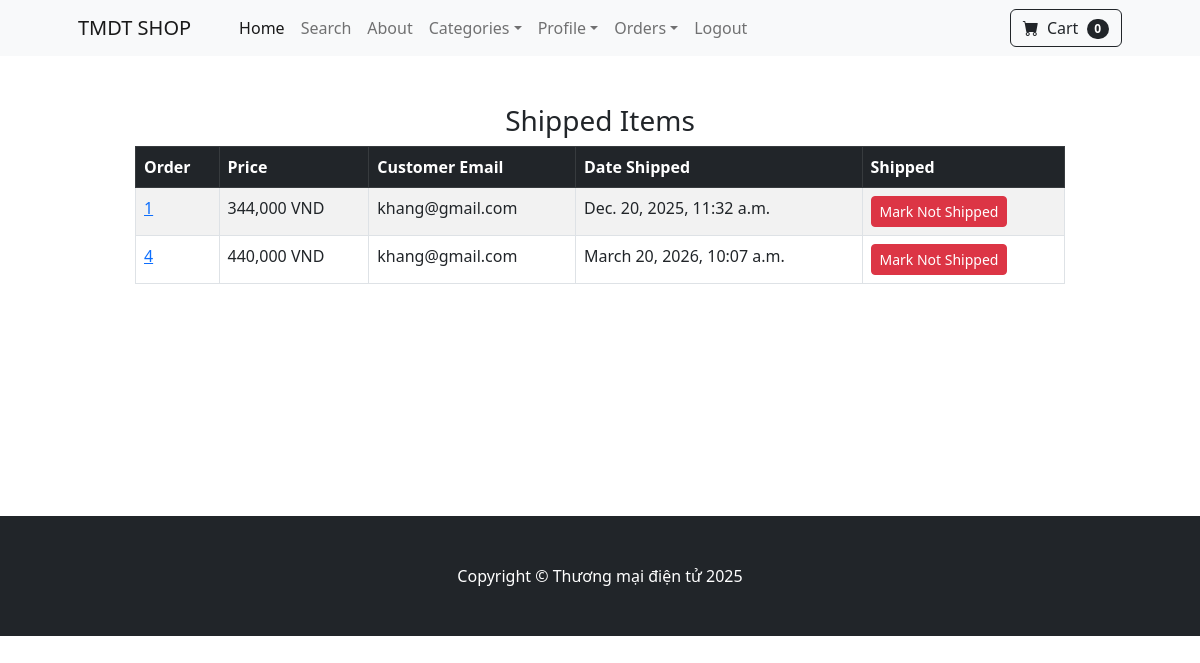
The page /payment/shipped_dash (signed in) on the database its author committed.
### payment/models.py (models this page shows, shortened)
class Order(models.Model):
    user = models.ForeignKey(User, on_delete=models.CASCADE, null=True, blank=True)
    full_name = models.CharField(max_length=250)
    email = models.EmailField(max_length=250)
    shipping_address = models.TextField(max_length=150000)
    amount_paid = models.DecimalField(max_digits=10, decimal_places=0)
    date_ordered = models.DateTimeField(auto_now_add=True)
    shipped = models.BooleanField(default=False)
    date_shipped = models.DateTimeField(blank=True, null=True)

### payment/views.py (the view, shortened to what this page needs)
# urls.py: path('shipped_dash', views.shipped_dash, name='shipped_dash'),
def shipped_dash(request):
    if request.user.is_authenticated and request.user.is_superuser:
        orders = Order.objects.filter(shipped=True)
        return render(request, "payment/shipped_dash.html", {"orders":orders})
    else:
        messages.success(request, "Access Denied!")
        return redirect('home')

### cart/cart.py (called while the page is built)
    def __len__(self):
        return len(self.cart)

### cart/context_processors.py (called while the page is built)
def cart(request):
    return {'cart':Cart(request)}

### payment/templates/payment/shipped_dash.html (shortened to what this page needs)
{% extends 'base.html' %}
{% block content %}
{% load humanize %}
<div class="container">
    <div class="row">
        <center>
            <div class="col-10">
                <br><br>
                <h3>Shipped Items</h3>
                <table class="table table-striped table-hover table-bordered">
                    <thead class="table-dark">
                        <tr>
                        <th scope="col">Order</th>
                        <th scope="col">Price</th>
                        <th scope="col">Customer Email</th>
                        <th scope="col">Date Shipped</th>
                        <th scope="col">Shipped</th>
                        </tr>
                    </thead>
                    <tbody>
                    {% for item in orders %}
                        <tr>
                        <td><a href="{% url 'orders' item.id %}">{{ item.id }}</a></td>
                        <td>{{ item.amount_paid|intcomma }} VND</td>
                        <td>{{ item.email }}</td>
                        <td>{{ item.date_shipped }}</td>
                        <td>
                            <form method="POST">
                                <button type="submit" class="btn btn-danger btn-sm">Mark Not Shipped</button>
                            </form>
                        </td>
                        </tr>
                    {% endfor %}
                    </tbody>
                </table>
            </div>
        </center>
    </div>
</div>
<br><br><br><br><br><br><br><br><br>
{% endblock %}

### rows shown on the page
Order: id "1", amount_paid "344,000", email "khang@gmail.com", date_shipped "Dec. 20, 2025, 11:32 a.m."
Order: id "4", amount_paid "440,000", email "khang@gmail.com", date_shipped "March 20, 2026, 10:07 a.m."

### other values the page prints
{{ cart|length }} "0"
